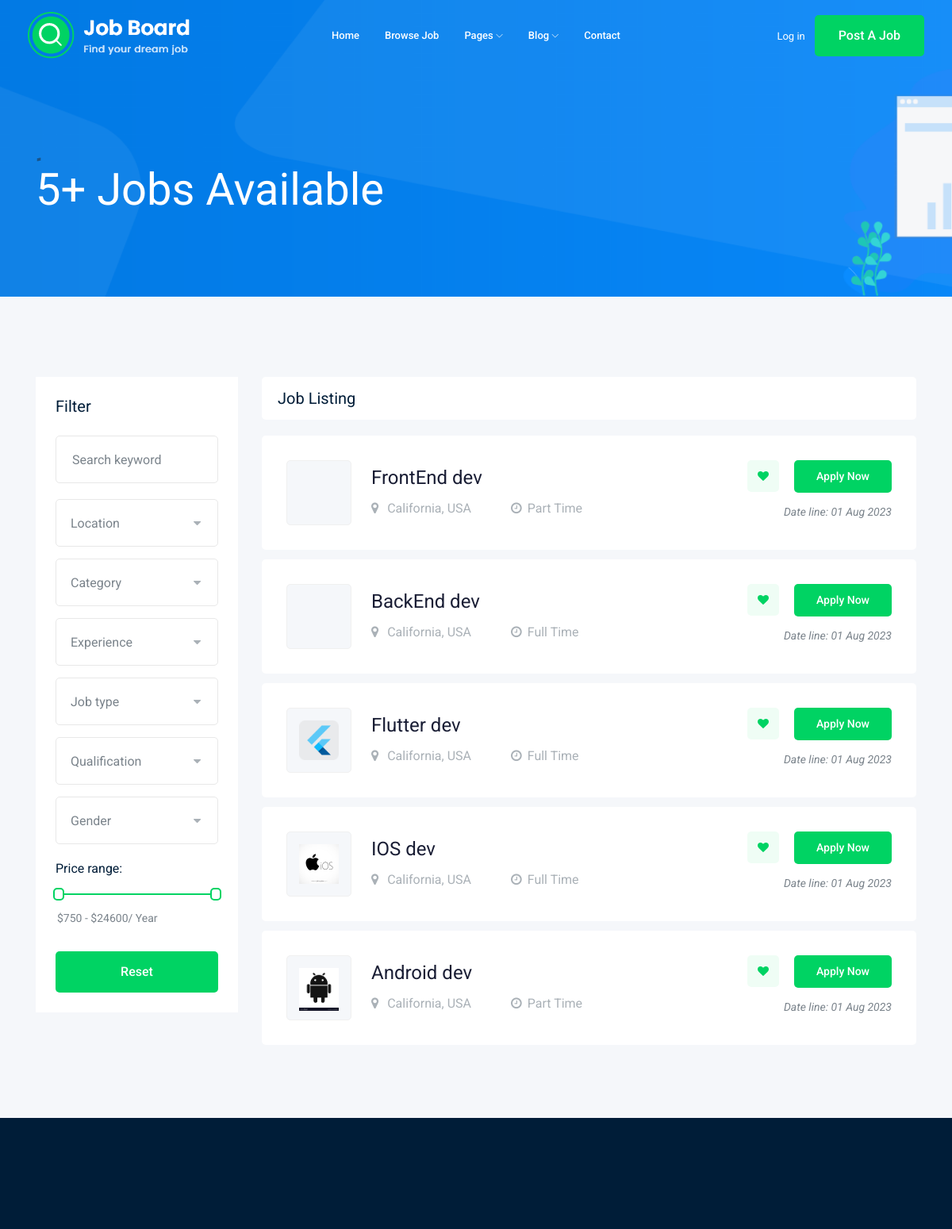
The app's page /jobs/ (upper part), older data.
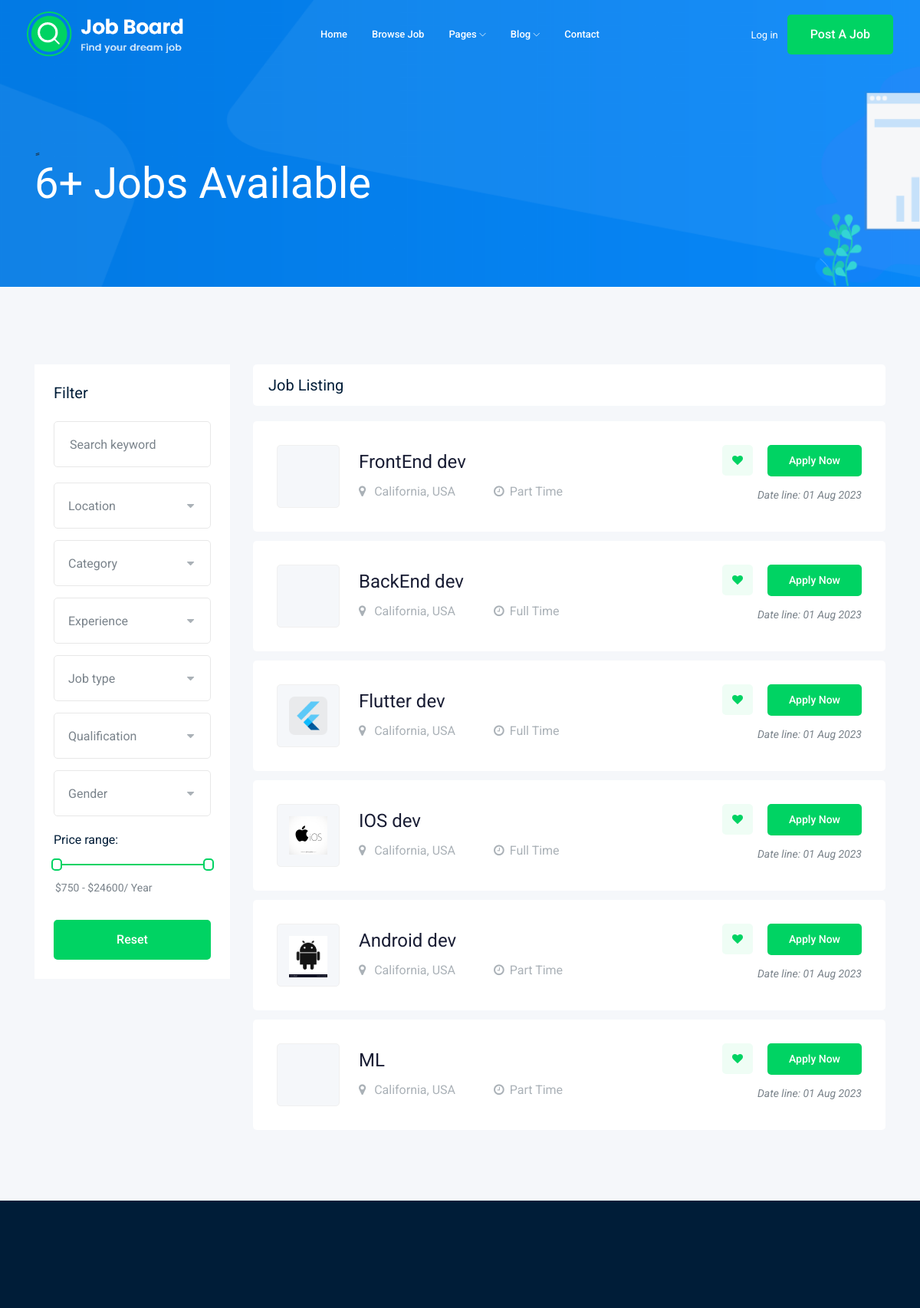
The same page, newer data.
### wazifa/models.py (models this page shows, shortened)
class Job(models.Model):
    title = models.CharField(max_length=150)
    job_type = models.CharField (max_length=15 , choices=JOB_TYPE)
    description = models.TextField(max_length=1000)
    published_at = models.DateTimeField(auto_now=True, auto_now_add=False)
    vacancy = models.IntegerField(default=1)
    salary = models.IntegerField(default=0)
    experience = models.IntegerField(default=1)
    category = models.ForeignKey('Category', on_delete=models.CASCADE)
    image = models.ImageField(upload_to=img_upload)
    slug = models.SlugField(blank=True, null=True)
    def __str__(self):
        return self.title

### wazifa/views.py (the view)
# urls.py: path('', views.job_list),
def job_list(request):
    job_list = Job.objects.all() #get all jobs
    paginator = Paginator(job_list, 8)  # Show 25 contacts per page.
    page_number = request.GET.get("page")
    page_obj = paginator.get_page(page_number)
    return render(request, 'wazifa/job_list.html', {'jobs':page_obj}) #--> template name

### wazifa/templates/wazifa/job_list.html (shortened to what the changed rows need)
{% extends 'base.html' %}
{% block body %}
    <div class="bradcam_area bradcam_bg_1">
        <div class="container">
            <div class="row">
                <div class="col-xl-12">
                    <div class="bradcam_text">
                        <h3> {{jobs|length}}+ Jobs Available</h3>
                    </div>
                </div>
            </div>
        </div>
    </div>
    <div class="job_listing_area plus_padding">
        <div class="container">
            <div class="row">
                <div class="col-lg-9">
                    <div class="job_lists m-0">
                        <div class="row">
                            {% for job in jobs %}
                            <div class="col-lg-12 col-md-12">
                                <div class="single_jobs white-bg d-flex justify-content-between">
                                    <div class="jobs_left d-flex align-items-center">
                                        <div class="thumb">
                                            <img src="{{job.image.url}}" alt="" width="50px">
                                        </div>
                                        <div class="jobs_conetent">
                                            <a href="{% url 'jobs:job_detail' job.slug %}"><h4>{{job}}</h4></a>
                                            <div class="links_locat d-flex align-items-center">
                                                <div class="location">
                                                    <p> <i class="fa fa-map-marker"></i> California, USA</p>
                                                </div>
                                                <div class="location">
                                                    <p> <i class="fa fa-clock-o"></i>{{job.job_type}}</p>
                                                </div>
                                            </div>
                                        </div>
                                    </div>
                                    <div class="jobs_right">
                                        <div class="apply_now">
                                            <a class="heart_mark" href="#"> <i class="fa fa-heart"></i> </a>
                                            <a href="{% url 'jobs:job_detail' job.slug %}" class="boxed-btn3">Apply Now</a>
                                        </div>
                                        <div class="date">
                                            <p>Date line: {{job.published_at|date:'d M o'}}</p>
                                        </div>
                                    </div>
                                </div>
                            </div>
                        {% endfor %}
                        </div>
                    </div>
                </div>
            </div>
        </div>
    </div>
    {% endblock body %}

Row changes from the older to the newer data that the page shows:
added Job: title "ML", job_type "Part Time", published_at "01 Aug 2023"
Text that changed along with them:
{{ jobs|length }}: "5" → "6"
